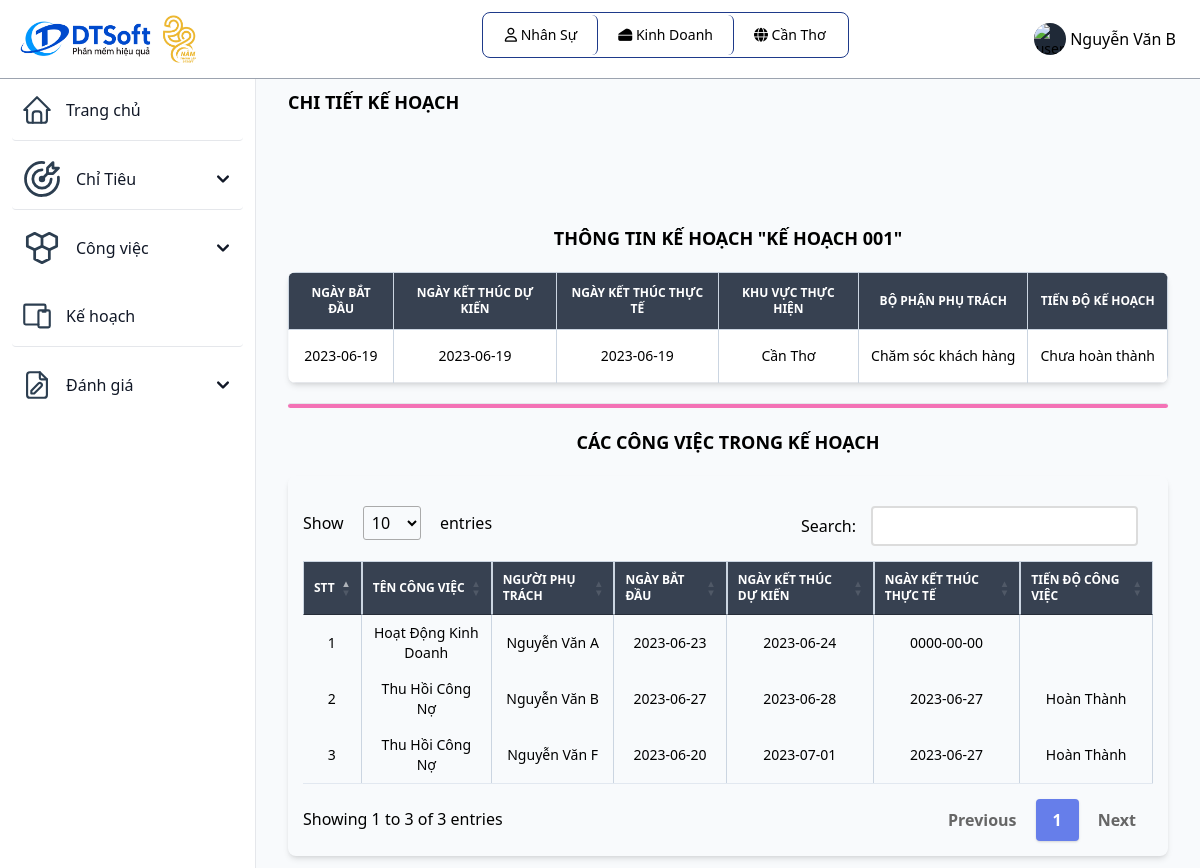
Before: /chitietkehoach.php?&id=KH001 (signed in) with the older database file.
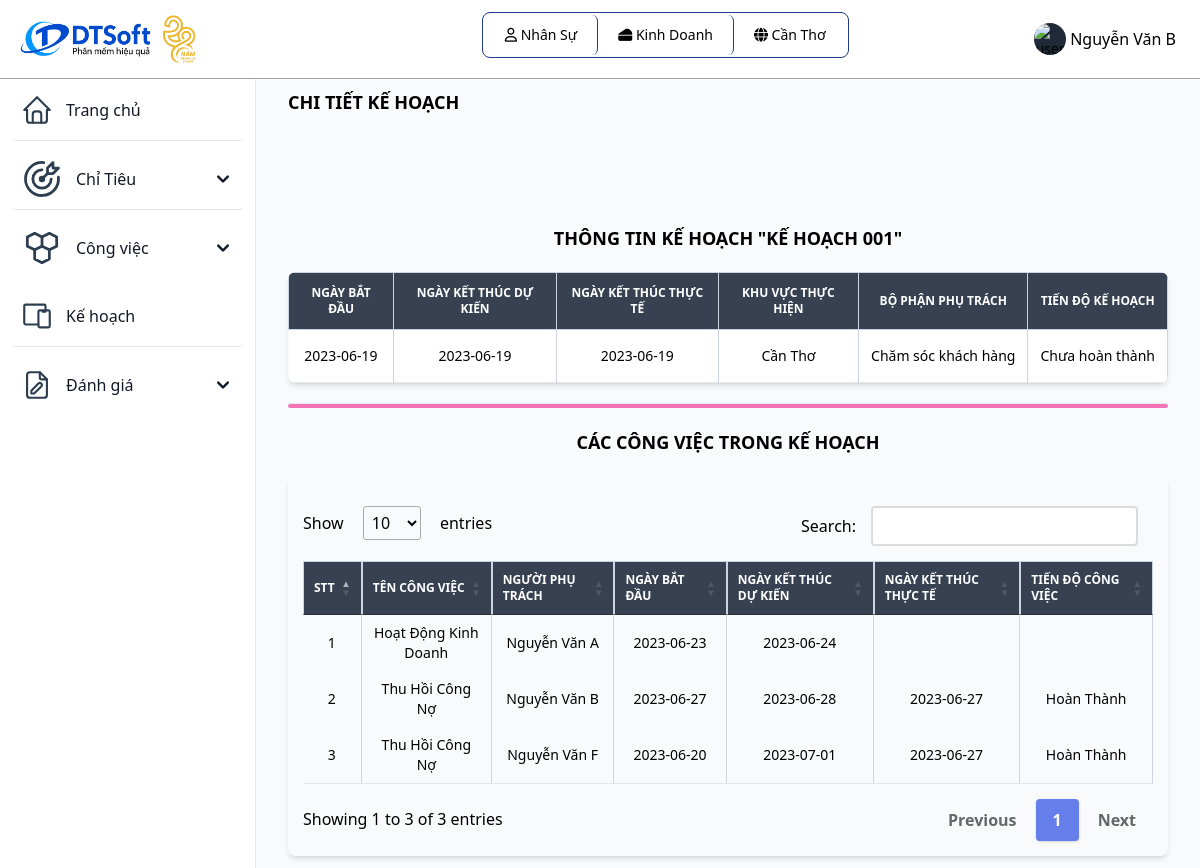
After: the same page with the newer database file.
### tables this page shows
CREATE TABLE `vaitro` (
  `id_vaitro` varchar(10) NOT NULL,
  `tenvaitro` varchar(255) NOT NULL,
  `mota` varchar(255) NOT NULL
);

CREATE TABLE `bophan` (
  `id_bophan` varchar(10) NOT NULL,
  `id_khuvuc` varchar(10) NOT NULL,
  `tenbophan` varchar(255) NOT NULL,
  `cvchuyenmon` varchar(255) NOT NULL
);

CREATE TABLE `khuvuc` (
  `id_khuvuc` varchar(10) NOT NULL,
  `tenkhuvuc` varchar(255) NOT NULL,
  `diachi` varchar(255) NOT NULL,
  `sdt` int(20) NOT NULL
);

CREATE TABLE `kehoachgiaoviec` (
  `id_kehoachgiaoviec` varchar(10) NOT NULL,
  `id_bophan` varchar(10) NOT NULL,
  `id_khuvuc` varchar(10) NOT NULL,
  `tenkh` varchar(255) NOT NULL,
  `ngaybatdau` date NOT NULL,
  `ngayktdukien` date NOT NULL,
  `ngayktthucte` date NOT NULL,
  `trangthai` varchar(30) NOT NULL
);

CREATE TABLE `tiendocongviec` (
  `id_congviec` varchar(10) NOT NULL,
  `id_nguoidung` varchar(10) NOT NULL,
  `id_khuvuc` varchar(10) NOT NULL,
  `id_bophan` varchar(10) NOT NULL,
  `id_kehoachgiaoviec` varchar(10) NOT NULL,
  `tencongviec` varchar(255) NOT NULL,
  `trangthaicongviec` varchar(255) DEFAULT NULL,
  `thoigianbatdau` date NOT NULL,
  `thoigianketthucdukien` date NOT NULL,
  `thoigianketthuc` date DEFAULT NULL
);

CREATE TABLE `nguoidung` (
  `id_nguoidung` varchar(10) NOT NULL,
  `id_bophan` varchar(10) NOT NULL,
  `id_vaitro` varchar(10) NOT NULL,
  `id_khuvuc` varchar(10) NOT NULL,
  `tennguoidung` varchar(255) NOT NULL,
  `sdt_nd` varchar(20) NOT NULL,
  `diachi_nd` varchar(255) NOT NULL,
  `email` varchar(255) NOT NULL,
  `password` varchar(255) NOT NULL,
  `ngaysinh` date NOT NULL,
  `gioitinh` varchar(255) NOT NULL
);

### chitietkehoach.php (the view, shortened to what this page needs)
<?php
include "inc/header.php";
?>
<?php
    $id = $_GET['id'];
    $sql = "SELECT * FROM kehoachgiaoviec
    INNER JOIN khuvuc ON kehoachgiaoviec.id_khuvuc = khuvuc.id_khuvuc
    INNER JOIN bophan ON khuvuc.id_khuvuc = bophan.id_khuvuc
    WHERE id_kehoachgiaoviec = '" . $id . "' ";
    $query = mysqli_query($connect, $sql);
    $row = mysqli_fetch_assoc($query);
    $sql1 = "SELECT * FROM kehoachgiaoviec kh
    INNER JOIN tiendocongviec td ON kh.id_kehoachgiaoviec = td.id_kehoachgiaoviec
    INNER JOIN nguoidung nd ON td.id_nguoidung = nd.id_nguoidung
    WHERE kh.id_kehoachgiaoviec = '" . $id . "' ";
    $query1 = mysqli_query($connect, $sql1);
    $query2 = mysqli_query($connect, $sql1);
    $tongtiendo = 0;
    while($row2 = mysqli_fetch_assoc($query2)){ $tong = $row2['trangthaicongviec'];
    if($tong == 'Hoàn Thành'){
      $tongtiendo = 1;
    }else{
      $tongtiendo = 0;
      break;
    }}
?>
<div class="p-4 sm:ml-64">
  <div class="p-4 mt-14">
    <div class="mb-5 font-bold text-lg uppercase">Chi tiết Kế hoạch </div>
    <div class="p-4 mt-14 grid">
    </div>
    <div class="mb-4 mt-5">
        <div class="text-center mb-5 font-bold text-lg uppercase">
          Thông tin kế hoạch "<?php echo $row['tenkh']; ?>"
        </div>
      <div class="relative overflow-x-auto shadow-md sm:rounded-lg">
        <table class="w-full text-sm text-gray-500 dark:text-gray-400">
          <thead class="text-xs text-white uppercase bg-gray-700">
            <tr>
              <th class="px-3 py-3 border border-slate-300">
                NGÀY BẮT ĐẦU
              </th>
              <th class="px-3 py-3 border border-slate-300">
              NGÀY KẾT THÚC DỰ KIẾN
              </th>
              <th class="px-3 py-3 border border-slate-300">
              NGÀY KẾT THÚC THỰC TẾ
              </th>
              <th class="px-3 py-3 border border-slate-300">
              KHU VỰC THỰC HIỆN
              </th>
              <th class="px-3 py-3 border border-slate-300">
              BỘ PHẬN PHỤ TRÁCH
              </th>
              <th class="px-3 py-3 border border-slate-300">
              TIẾN ĐỘ KẾ HOẠCH
              </th>
            </tr>
          </thead>
          <tbody class="text-black text-center">
            <tr class="bg-white border-b dark:border-gray-700 hover:bg-gray-50">
              <td class="px-3 py-4 text-black border-r border-slate-300">
                <?php echo $row['ngaybatdau']; ?>
              </td>
              <td class="px-3 py-4 font-medium whitespace-nowrap border-r border-slate-300">
              <?php echo $row['ngayktdukien']; ?>
              </td>
              <td class="px-3 py-4 font-medium whitespace-nowrap border-r border-slate-300">
              <?php echo $row['ngayktthucte']; ?>
              </td>
              <td class="px-3 py-4 font-medium whitespace-nowrap border-r border-slate-300">
              <?php echo $row['tenkhuvuc']; ?>
              </td>
              <td class="px-3 py-4 font-medium whitespace-nowrap border-r border-slate-300">
              <?php echo $row['tenbophan']; ?>
              </td>
              <td class="px-3 py-4 font-medium whitespace-nowrap border-r border-slate-300">
                <?php
                if($tongtiendo == 0){echo 'Chưa hoàn thành';}
                else {
                  echo 'Đã hoàn thành';
                }
                ?>
              </td>
            </tr>
          </tbody>
        </table>
      </div>
      <hr class="bg-pink-400 rounded p-0.5 mt-5">
      <div class="mb-4 mt-5">
        <div class="text-center mb-5 font-bold text-lg uppercase">
          Các công việc trong kế hoạch
        </div>
        <div class="relative overflow-x-auto shadow-md sm:rounded-lg">
          <table id="myTable" class="w-full text-sm text-gray-500 dark:text-gray-400">
            <thead class="text-xs text-white uppercase bg-gray-700">
              <tr>
                <th class="px-3 py-3 border border-slate-300">
                  STT
                </th>
                <th class="px-3 py-3 border border-slate-300">
                  TÊN CÔNG VIỆC
                </th>
                <th class="px-3 py-3 border border-slate-300">
                  NGƯỜI PHỤ TRÁCH
                </th>
                <th class="px-3 py-3 border border-slate-300">
                  NGÀY BẮT ĐẦU
                </th>
                <th class="px-3 py-3 border border-slate-300">
                  NGÀY KẾT THÚC DỰ KIẾN
                </th>
                <th class="px-3 py-3 border border-slate-300">
                  NGÀY KẾT THÚC THỰC TẾ
                </th>
                <th class="px-3 py-3 border border-slate-300">
                  TIẾN ĐỘ CÔNG VIỆC
                </th>
              </tr>
            </thead>
            <tbody class="text-black text-center">
              <?php
                  $i = 1;
                  while($row1 = mysqli_fetch_assoc($query1)){?>
                <tr class="bg-white border-b dark:border-gray-700 hover:bg-gray-50">
                  <td class="px-3 py-4 text-black border-r border-slate-300">
                  <?php echo $i++; ?>
                  </td>
                  <td class="px-3 py-4 text-black border-r border-slate-300">
                  <?php echo $row1['tencongviec']; ?>
                  </td>
                  <td class="px-3 py-4 text-black border-r border-slate-300">
                  <?php echo $row1['tennguoidung']; ?>
                  </td>
                  <td class="px-3 py-4 font-medium whitespace-nowrap border-r border-slate-300">
                  <?php echo $row1['thoigianbatdau']; ?>
                  </td>
                  <td class="px-3 py-4 font-medium whitespace-nowrap border-r border-slate-300">
                  <?php echo $row1['thoigianketthucdukien']; ?>
                  </td>
                  <td class="px-3 py-4 font-medium whitespace-nowrap border-r border-slate-300">
                  <?php echo $row1['thoigianketthuc']; ?>
                  </td>
                  <td class="px-3 py-4 font-medium whitespace-nowrap border-r border-slate-300">
                  <?php echo $row1['trangthaicongviec']; ?>
                  </td>
                </tr>
                <?php
                  }
                ?>
            </tbody>
          </table>
        </div>
      </div>
    </div>
  </div>
  </body>
  </html>

### inc/header.php (shortened to what this page needs)
<?php
 include_once('db/connect.php');
 $id_vt = $_SESSION['id_vaitro'];
?>
<!DOCTYPE html>
<html lang="en">
<head>
	<link href="https://unpkg.com/tailwindcss@2.2.19/dist/tailwind.min.css" rel=" stylesheet">
  <link rel="stylesheet" href="https://cdnjs.cloudflare.com/ajax/libs/font-awesome/6.4.0/css/all.min.css">
	<link href="https://cdn.datatables.net/1.10.19/css/jquery.dataTables.min.css" rel="stylesheet">
	<link href="https://cdn.datatables.net/responsive/2.2.3/css/responsive.dataTables.min.css" rel="stylesheet">
  <script src="https://cdn.tailwindcss.com"></script>
</head>
<body class="g-sidenav-show bg-slate-50" id="draggable">
  <nav class="fixed top-0 z-50 w-full bg-white border-b border-gray-400 dark:border-gray-100 text-black">
        <div class="px-3 py-3 lg:px-5 lg:pl-3">
          <div class="flex items-center justify-between">
            <div class="flex items-center justify-start">
              <a href="index.php" class="flex ml-2 md:mr-24">
                <img src="assets/img/logo.jpg" class="h-12 mr-3" alt="FlowBite Logo" />
              </a>
            </div>
	    <div class="divToHide flex items-center justify-start relative inline-flex items-center p-0.5 mb-2 mr-2 text-sm font-medium rounded-lg border border-blue-900">
              <span class="relative px-5 py-2.5 bg-white rounded-md border-r border-blue-900">
                <i class="fa-regular fa-user"></i>
                  <?php
                    $sql = "SELECT tenvaitro from vaitro where id_vaitro = '" . $_SESSION['id_vaitro'] ."'";
                    $result = mysqli_query($connect, $sql);
                    $row = mysqli_fetch_array($result);
                    echo $row['tenvaitro'];
                  ?>
              </span>
              <?php
              if ($_SESSION['id_bophan'] != NULL){
                $sql = "SELECT tenbophan from bophan where id_bophan = '" . $_SESSION['id_bophan'] ."'";
                $result = mysqli_query($connect, $sql);
                $row_bophan = mysqli_fetch_array($result);
              ?>
              <span class="relative px-5 py-2.5 bg-white rounded-md border-r border-blue-900">
                 <i class="fa-solid fa-cheese"></i>
                  <?php
                      echo $row_bophan['tenbophan'];
                  ?>
              </span>
              <?php
              } else echo '';
              ?>
              <?php
              if ($_SESSION['id_vaitro'] != 'QTHT'){
              ?>
              <span class="relative px-5 py-2.5 bg-white rounded-md">
                  <i class="fa-solid fa-globe"></i>
                  <?php
                    $sql = "SELECT tenkhuvuc from khuvuc where id_khuvuc = '" . $_SESSION['id_khuvuc'] ."'";
                    $result = mysqli_query($connect, $sql);
                    $row = mysqli_fetch_array($result);
                    echo $row['tenkhuvuc'];
                  ?>
              </span>
              <?php
              }
              ?>
            </div>
            <div class="flex items-center divToHide">
                <div class="flex items-center ml-3">
                  <div class="flex">
                    <button type="button" class="flex text-sm bg-gray-800 rounded-full focus:ring-4 focus:ring-gray-300 dark:focus:ring-gray-600" aria-expanded="false" data-dropdown-toggle="dropdown-user">
                      <img class="w-8 h-8 rounded-full" src="https://flowbite.com/docs/images/people/profile-picture-5.jpg" alt="user photo">
                    </button>
                    <span class="text-black p-1 cursor-pointer" data-dropdown-toggle="dropdown-user"><?php echo $_SESSION['tennguoidung']; ?></span>
                  </div>
                </div>
              </div>
          </div>
        </div>
      </nav>
      <aside id="logo-sidebar" class="fixed top-0 left-0 z-40 w-64 h-screen pt-20 transition-transform -translate-x-full bg-white border-r border-gray-200 sm:translate-x-0 dark:border-gray-100
      h-96 overflow-y-scroll scrollbar-thick scrollbar-thumb-blue-500 scrollbar-track-blue-100
      " aria-label="Sidebar">
         <div class="h-full px-3 pb-4 overflow-y-auto bg-white">
            <ul class="space-y-2 font-medium">
               <li class="border-b rounded">
                  <a href="index.php" class="flex items-center p-2 text-gray-900 rounded-lg dark:text-black hover:bg-gray-100 dark:hover:bg-gray-200">
                     <span class="ml-3">Trang chủ</span>
                  </a>
               </li>
               <?php if ($id_vt != "QLKV" && $id_vt != 'QTHT'){ ?>
               <li class="border-b rounded">
                  <button type="button" class="flex items-center w-full p-2 text-gray-900 transition duration-75 rounded-lg group hover:bg-gray-100 dark:text-black hover:bg-gray-200" aria-controls="dropdown-cv" data-collapse-toggle="dropdown-ct">
                    <span class="flex-1 ml-3 text-left whitespace-nowrap">Chỉ Tiêu</span>
                    <svg class="w-6 h-6" fill="currentColor" viewBox="0 0 20 20" xmlns="http://www.w3.org/2000/svg">
                      <path fill-rule="evenodd" d="M5.293 7.293a1 1 0 011.414 0L10 10.586l3.293-3.293a1 1 0 111.414 1.414l-4 4a1 1 0 01-1.414 0l-4-4a1 1 0 010-1.414z" clip-rule="evenodd"></path>
                    </svg>
                  </button>
               </li>
               <?php } ?>
               <?php if ($id_vt != "QLKV" && $id_vt != 'QTHT'){ ?>
               <li>
                  <button type="button" class="flex items-center w-full p-2 text-gray-900 transition duration-75 rounded-lg group hover:bg-gray-100 dark:text-black hover:bg-gray-200" aria-controls="dropdown-cv" data-collapse-toggle="dropdown-cv">
                    <span class="flex-1 ml-3 text-left whitespace-nowrap">Công việc</span>
                    <svg class="w-6 h-6" fill="currentColor" viewBox="0 0 20 20" xmlns="http://www.w3.org/2000/svg">
                      <path fill-rule="evenodd" d="M5.293 7.293a1 1 0 011.414 0L10 10.586l3.293-3.293a1 1 0 111.414 1.414l-4 4a1 1 0 01-1.414 0l-4-4a1 1 0 010-1.414z" clip-rule="evenodd"></path>
                    </svg>
                  </button>
               </li>
               <?php } ?>
               <?php
                    if ($id_vt == "QLBP" || $id_vt == "NS"){
                ?>
               <li class="border-b rounded">
                  <a href="kehoachgiaoviec.php" class="flex items-center p-2 text-gray-900 rounded-lg dark:text-black hover:bg-gray-100 dark:hover:bg-gray-200">
                    <span class="flex-1 ml-3 whitespace-nowrap">Kế hoạch</span>
                  </a>
               </li>
               <?php } ?>
               <?php if ($id_vt != "QTHT" && $id_vt != "QLKV"){ ?>
               <li>
                <button type="button" class="flex items-center w-full p-2 text-gray-900 transition duration-75 rounded-lg group hover:bg-gray-100 dark:text-black hover:bg-gray-200" aria-controls="dropdown-example" data-collapse-toggle="dropdown-example">
                      <span class="flex-1 ml-3 text-left whitespace-nowrap">Đánh giá</span>
                      <svg class="w-6 h-6" fill="currentColor" viewBox="0 0 20 20" xmlns="http://www.w3.org/2000/svg"><path fill-rule="evenodd" d="M5.293 7.293a1 1 0 011.414 0L10 10.586l3.293-3.293a1 1 0 111.414 1.414l-4 4a1 1 0 01-1.414 0l-4-4a1 1 0 010-1.414z" clip-rule="evenodd"></path></svg>
                </button>
             </li>
             <?php } ?>
            </ul>
         </div>
      </aside>

### inc/header.php (style rules this page uses)
table.dataTable.no-footer { border-bottom: 1px solid #e2e8f0; margin-top: 0.75em; margin-bottom: 0.75em; }

Changed rows visible on the page:
changed tiendocongviec "Hoạt Động Kinh Doanh": thoigianketthuc "0000-00-00" → (not shown)
